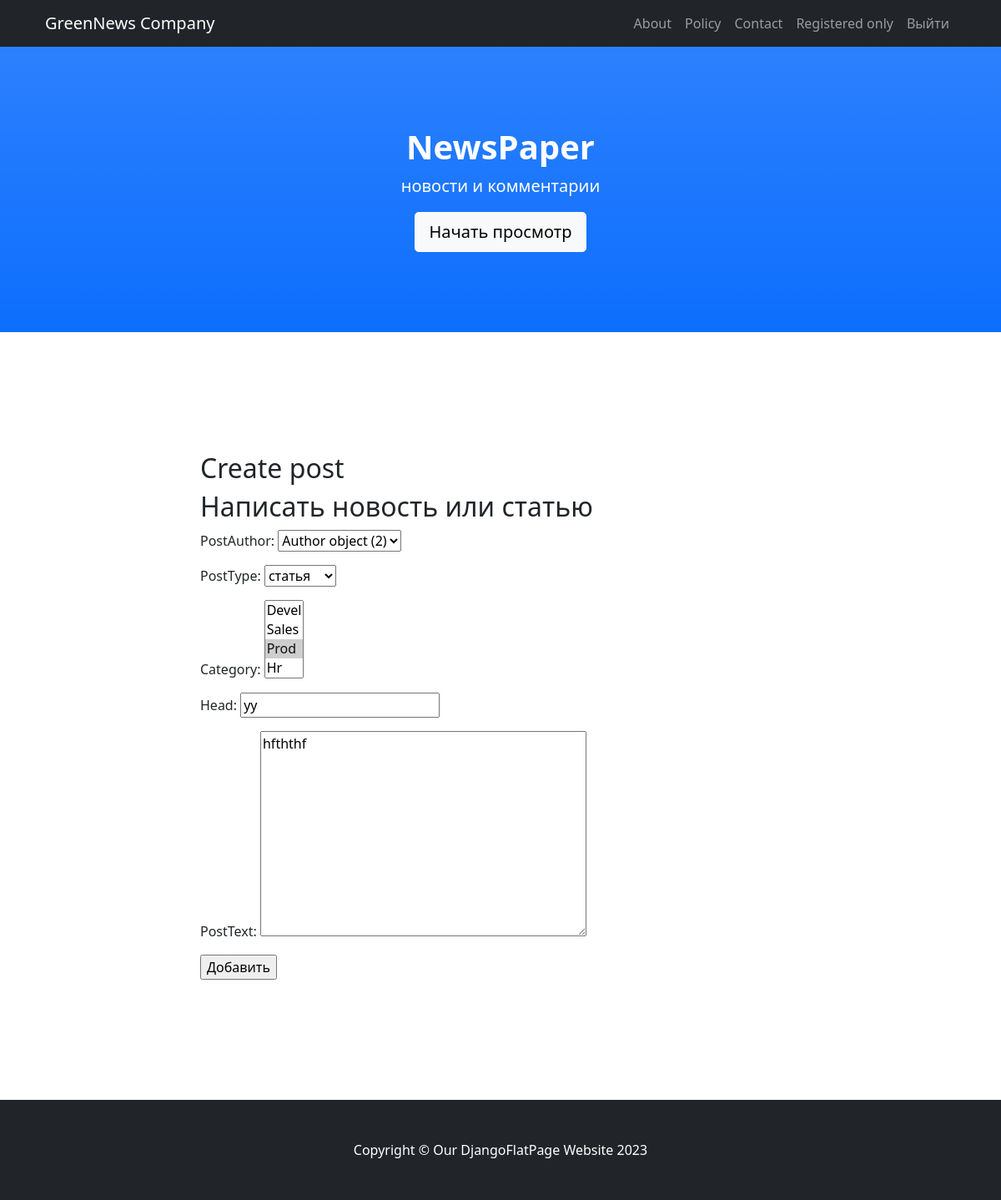
The app's page /posts/61/edit/ (signed in), older data.
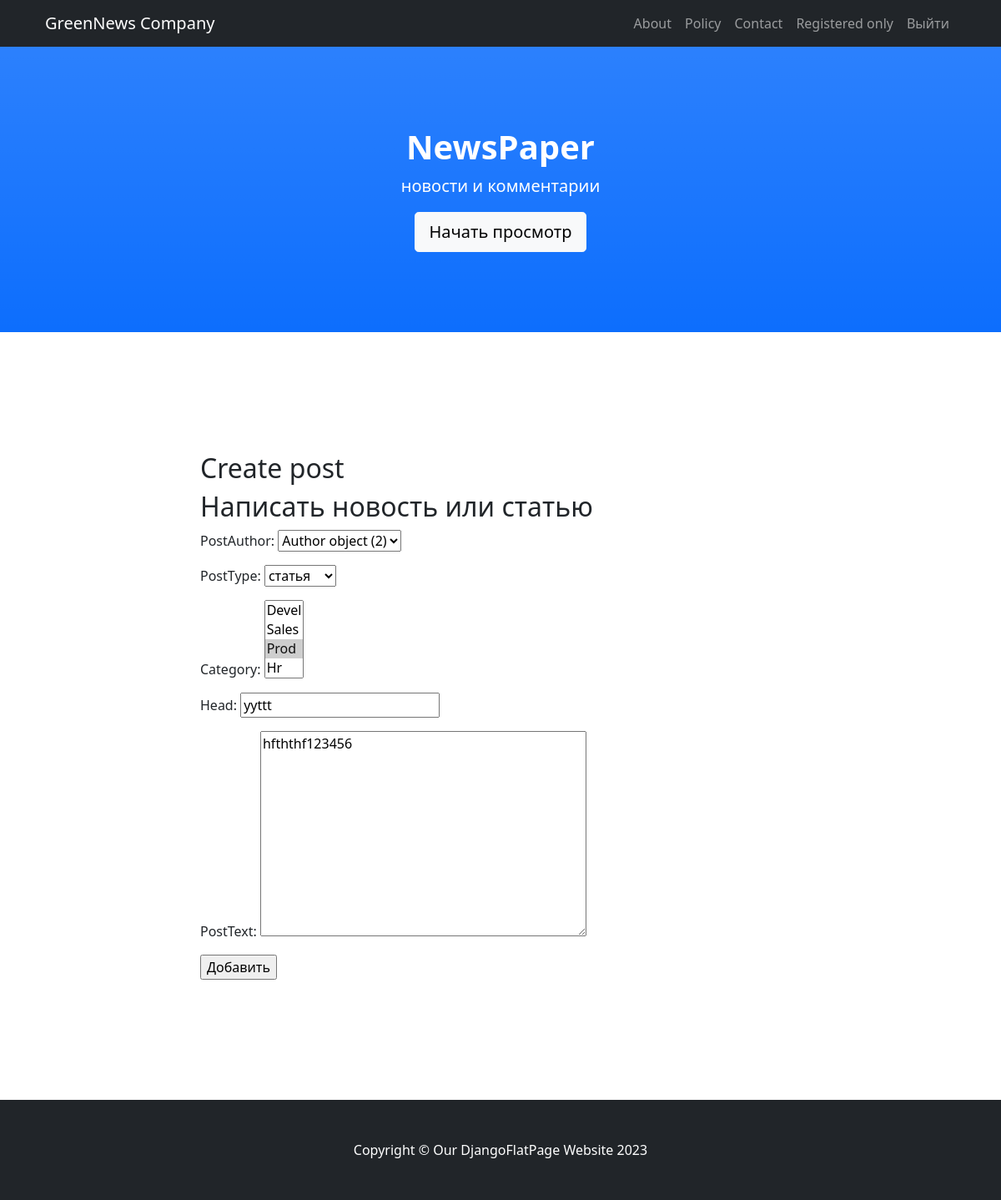
The same page, newer data.
### news/models.py (models this page shows, shortened)
class Post(models.Model):
    postAuthor = models.ForeignKey(Author, on_delete=models.CASCADE,)
    postType = models.CharField(max_length=4, choices=post_types, default=news)
    postDatetime = models.DateTimeField(auto_now_add=True)
    category = models.ManyToManyField(Category, through='PostCategory', related_name='posts',)
    head = models.CharField(max_length=124)
    postText = models.TextField()
    postRate = models.SmallIntegerField(default=0)

### news/views.py (the view)
# urls.py: path('<int:pk>/edit/', PostEdit.as_view(), name='post_add'),
class PostEdit(LoginRequiredMixin, PermissionRequiredMixin, UpdateView):
    permission_required = ('news.change_post',)
    template_name = 'news/post_add.html'
    form_class = PostForm
    def get_object(self, **kwargs):
        id = self.kwargs.get('pk')
        return Post.objects.get(pk=id)

### news/forms.py
class PostForm(ModelForm):
    class Meta:
        model = Post
        fields = ['postAuthor', 'postType', 'category', 'head', 'postText', ]

### news/models.py (called while the page is built)
    def __str__(self):
        return f'{self.name.title()}'

### templates/news/post_add.html (shortened to what this page needs)
{% extends 'flatpages/default.html' %}
{% block title %} Create post {% endblock title %}
{% block content %}
    <h2>Написать новость или статью</h2>
    <form method="POST">
         {{ form.as_p }}
        <input type="submit" value="Добавить">
    </form>
{% endblock content %}

Row changes from the older to the newer data that the page shows:
changed Post "Author object (2)": head "yy" → "yyttt"; postText "hfththf" → "hfththf123456"
